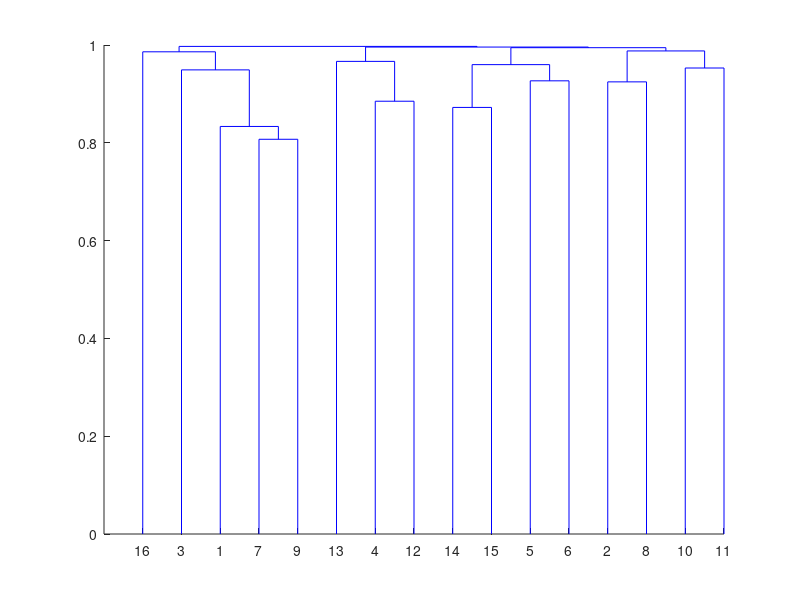

The MATLAB source for this figure:
clear all
close all

load('Cosine_sim_index_tfidf_6.mat')

%calculate distance
Cosine_dis=1-cosine_sim_index_tfidf;

%make all diagonal elements 0
index = find(tril(ones(size(Cosine_dis)), -1));
C = Cosine_dis(index);
test=squareform(C);

% make a vector to feed into linkage fn
y = squareform(test);
Z = linkage(y,'complete');
dendrogram(Z,0)
